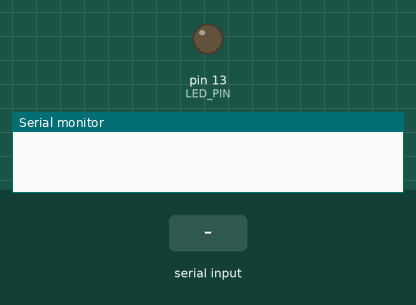
Bench run of a sketch on a simulated Arduino Uno, built with avr-gcc and run on an emulated ATmega328P. On the bench: output pins drawn as LEDs (lit = HIGH), the last lines printed to the serial monitor. The test bench sets the inputs (shaded band).

Above: at 1.2 s.
1.3 s: "1" received over the second serial link
At 1.9 s:
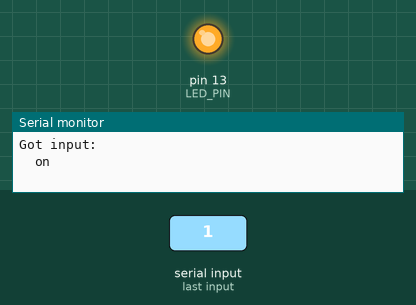
2.8 s: "0" received over the second serial link
At 3.1 s:
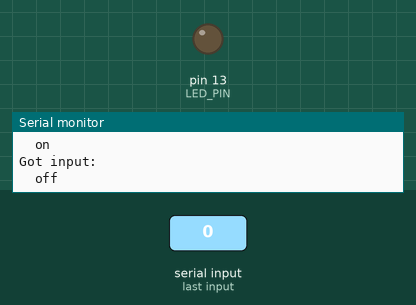
4.3 s: "2" received over the second serial link
At 5.4 s:
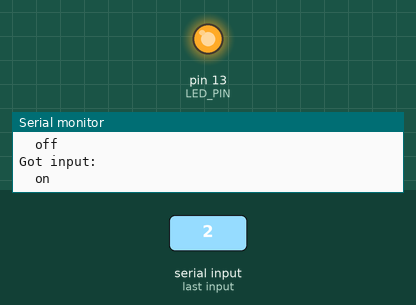
Timing chart, 0 to 7.3 s (numbered marks = the images above; inputs shaded):
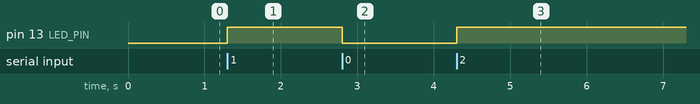

The sketch:

on-off-ble-demo.ino
```cpp
/*
Modified version of this example https://github.com/hammadtq/Evothings-Demo-Apps/blob/master/hm10-arduino-ble/arduino-sketch/sketch_hm10/sketch_hm10.ino
Modified by Konstantinos Xynos (2018)

This allows for a HM-10 Bluetooth LE (BLE) module plugged into pins 7 and 8 (see below) to turn on and off the built-in light

The built-in light is off by default.

Get an app that supports BLE and send one or zero to turn on or off the light.

Tested on: Adruino UNO

*/
#include <SoftwareSerial.h>
//#define LED_PIN 2

#define LED_PIN LED_BUILTIN

SoftwareSerial mySerial(7, 8); // RX, TX
// Connect HM10      Arduino Uno
//     Pin 1/TXD          Pin 7
//     Pin 2/RXD          Pin 8

void setup() {
  Serial.begin(9600);
  // If the baudrate of the HM-10 module has been updated,
  // you may need to change 9600 by another value
  // Once you have found the correct baudrate,
  // you can update it using AT+BAUDx command
  // e.g. AT+BAUD0 for 9600 bauds
  mySerial.begin(9600);
  pinMode(LED_BUILTIN, OUTPUT);
}

void loop() {
  int c;

  if (mySerial.available()) {
    c = mySerial.read();

    Serial.println("Got input:");
// debug string to see value in serial
//    Serial.print(c);
    //1 = 49
    //0 = 48

    if (c != 48)
    {
      // Non-zero input means "turn on LED".
      Serial.println("  on");
      digitalWrite(LED_PIN, HIGH);
    }
    else
    {
      // Input value zero means "turn off LED".
      Serial.println("  off");
      digitalWrite(LED_PIN, LOW);
    }
  }
}
```

Measured:
- after the input at 1.3 s, pin 13 (LED_PIN): LOW → HIGH at once
- after the input at 2.8 s, pin 13 (LED_PIN): HIGH → LOW at once
- after the input at 4.3 s, pin 13 (LED_PIN): LOW → HIGH at once
